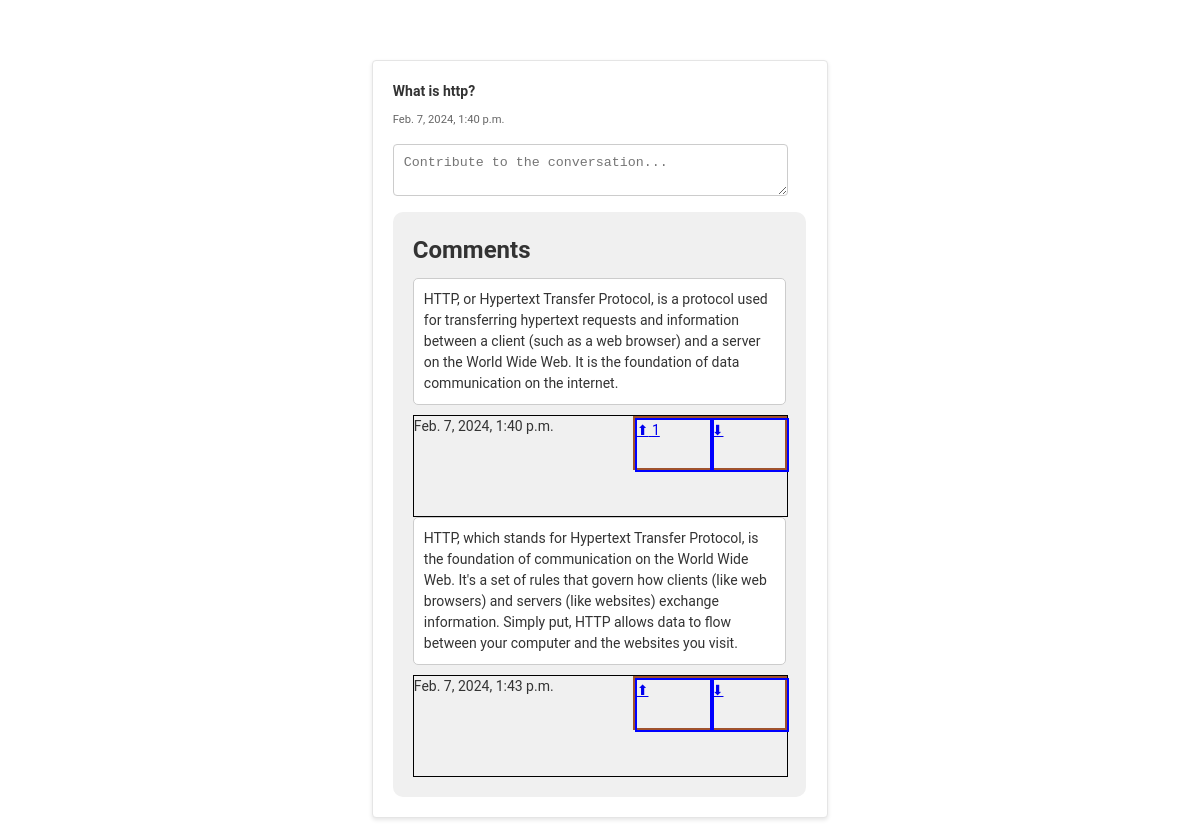
Screenshot of /question/1 with the database file from the repository.
### forum/models.py (models this page shows, shortened)
class Question(models.Model):
    question = models.CharField(max_length=256)
    timestamp = models.DateTimeField()

class Comment(models.Model):
    question = models.ForeignKey(Question, on_delete=models.CASCADE)
    comment = models.TextField()
    timestamp = models.DateTimeField()
    upvotes = models.IntegerField(default=0, null=True)
    downvotes = models.IntegerField(default=0, null=True)

### forum/views.py (the view)
# urls.py: path('question/<int:question_id>', views.question, name='question'),
def question(request, question_id):
    try:
        question = Question.objects.get(id=question_id)
        comments = [
            {
                "id": comment.id,
                "comment": comment.comment,
                "timestamp": comment.timestamp,
                "upvotes": comment.upvotes,
            } for comment in Comment.objects.filter(question_id=question_id).order_by('-upvotes')
        ]
        return render(request, 'question.html', {'question': {
            "id": question_id,
            "question": question.question,
            "timestamp": question.timestamp,
            "comments": comments
        }})
    except Question.DoesNotExist:
        return HttpResponse("404 Not Found")
    except Exception as e:
        return HttpResponse(e)

### forum/templates/question.html (shortened to what this page needs)
<!DOCTYPE html>
<html lang="en">
<head>
</head>
<body>
    <div class="container">
        <div class="question">
            {{ question.question }}
        </div>
        <div id="timestamp">
            {{ question.timestamp }}
        </div>
        <div>
            <form id="answerform" name="answerform" action="{% url 'post_comment' question_id=question.id %}"
                method="post">
                <textarea id="comment" name="comment" rows="2" cols="40"
                    placeholder="Contribute to the conversation..."></textarea><br>
            </form>
        </div>
        <div class="comments-container">
            <div class="comments-heading">Comments</div>
            {% for comment in question.comments %}
            <div class="comment">{{ comment.comment }}</div>
            <div class="comment-actions">
                <div class="timestamp">{{ comment.timestamp }}</div>
                <div class="vote-action-container">
                    <a href="{% url 'upvote_comment' question_id=question.id  comment_id=comment.id %}"
                        class="upvote">
                        <div class="vote-action">
                            <span>⬆</span>
                            {% if comment.upvotes > 0 %}
                                <span class="upvote-count" id="upvote-number">{{ comment.upvotes }}</span>
                            {% endif %}
                        </div>
                    </a>
                    <a href="#" class="downvote">
                        <div class="vote-action">
                            <span>⬇</span>
                        </div>
                    </a>
                </div>
            </div>
            {% endfor %}
        </div>
    </div>
</body>
</html>

### forum/templates/question.html (style rules this page uses)
.container { background-color: #fff; border: 1px solid #e5e5e5; border-radius: 4px; box-shadow: 0 2px 4px rgba(0, 0, 0, 0.1); padding: 20px; margin-bottom: 20px; width: 35%; margin: auto; margin-top: 60px; }
body { font-family: Roboto, Arial, sans-serif; font-size: 14px; line-height: 1.5; color: #333; }
.question { font-weight: bold; margin-bottom: 10px; }
#timestamp { color: #666; font-size: 0.8em; margin-bottom: 10px; }
form { margin-top: 10px; }
#comment { width: 90%; padding: 10px; margin-top: 5px; border: 1px solid #ccc; border-radius: 4px; resize: vertical; }
.comments-container { background-color: #f0f0f0; padding: 20px; border-radius: 10px; width: 90%; margin-top: 10px; }
.comments-heading { font-size: 24px; font-weight: bold; margin-bottom: 10px; }
.comment { background-color: #fff; border: 1px solid #ccc; padding: 10px; margin-bottom: 10px; border-radius: 5px; }
.comment-actions { width: 100%; height: 100px; border: 1px solid black; display: flex; justify-content: space-between; }
.vote-action-container { width: 150px; height: 50px; display: flex; border: 2px solid sienna; }
.vote-action-container a { width: 50%; }
.vote-action { width: 100%; height: 100%; border: 2px solid blue; }

### rows the page displays
Question: question "What is http?", timestamp "Feb. 7, 2024, 1:40 p.m."
Comment: comment "HTTP, or Hypertext Transfer Protocol, is a protocol used for transferring hypertext requests and information between a client (such as a web browser) and a server on the World Wide Web. It is the foundation of data communication on the internet.", timestamp "Feb. 7, 2024, 1:40 p.m."
Comment: comment "HTTP, which stands for Hypertext Transfer Protocol, is the foundation of communication on the World Wide Web. It's a set of rules that govern how clients (like web browsers) and servers (like websites) exchange information. Simply put, HTTP allows data to flow between your computer and the websites you visit.", timestamp "Feb. 7, 2024, 1:43 p.m."

### other values shown
{{ comment.upvotes }} "1"
